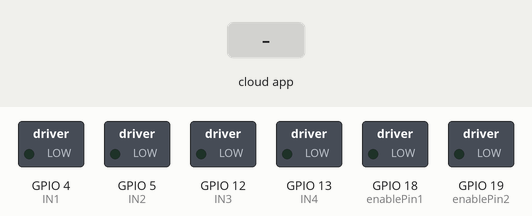
The sketch below on a simulated ESP32. Shown: switched loads named in the sketch (green lamp = pin HIGH). Inputs (shaded band) come from the test bench. Nothing arrives over Bluetooth unless stated; the RemoteXY app is connected.

Above: at 1.2 s.
1.3 s: the phone or cloud app sets button_01 to 1
At 1.8 s:
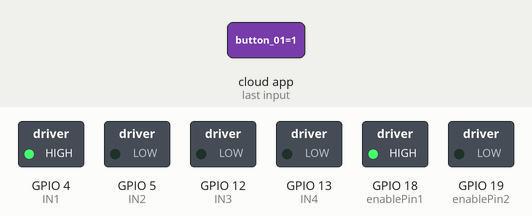
2.8 s: the phone or cloud app sets button_03 to 1
At 4.0 s:
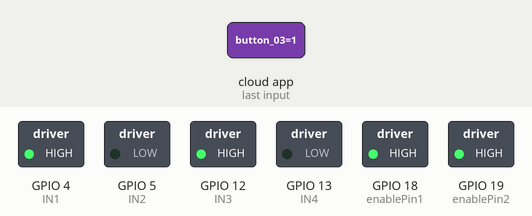
4.3 s: the phone or cloud app sets button_01 to 0
At 5.3 s:
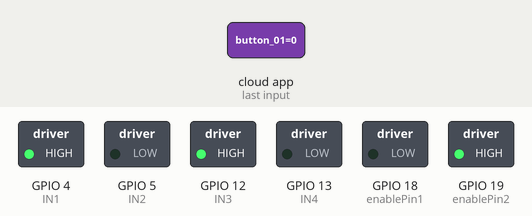
5.8 s: the phone or cloud app sets button_02 to 1
At 6.4 s:
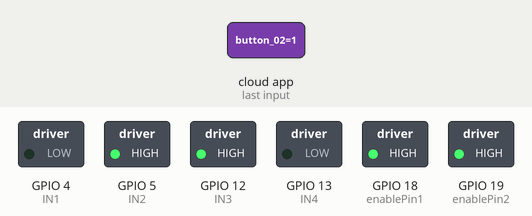
7.3 s: the phone or cloud app sets button_02 to 0
At 7.6 s:
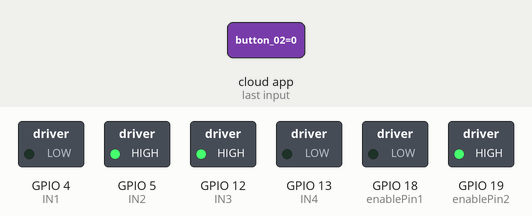
8.8 s: the phone or cloud app sets button_03 to 0
At 9.9 s:
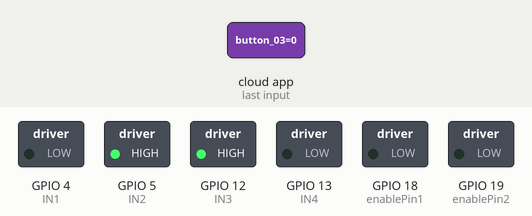
Timing chart, 0 to 11.3 s (numbered marks = the images above; inputs shaded):
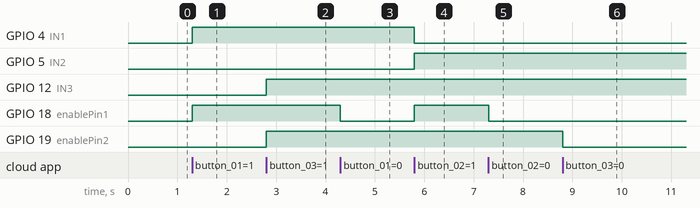

Measured:
- after the input at 1.3 s, GPIO 4 (IN1), GPIO 18 (enablePin1): LOW → HIGH at once
- after the input at 2.8 s, GPIO 12 (IN3), GPIO 19 (enablePin2): LOW → HIGH at once
- after the input at 4.3 s, GPIO 18 (enablePin1): HIGH → LOW at once
- after the input at 5.8 s, GPIO 4 (IN1): HIGH → LOW at once; GPIO 5 (IN2), GPIO 18 (enablePin1): LOW → HIGH at once
- after the input at 7.3 s, GPIO 18 (enablePin1): HIGH → LOW at once
- after the input at 8.8 s, GPIO 19 (enablePin2): HIGH → LOW at once

The sketch:

FINAL.ino
```cpp
#define REMOTEXY_MODE__ESP32CORE_BLUETOOTH
#include <BluetoothSerial.h>
#define REMOTEXY_BLUETOOTH_NAME "NATUS"
#include <RemoteXY.h>
#pragma pack(push, 1)
uint8_t RemoteXY_CONF[] =
  { 255,4,0,0,0,70,0,18,0,0,0,31,1,106,200,1,1,4,0,1,
  64,29,36,36,4,63,31,70,111,114,119,97,114,100,0,1,8,29,36,36,
  4,63,31,66,97,99,107,0,1,61,118,38,38,4,12,31,70,111,114,119,
  97,114,100,0,1,6,118,39,39,4,12,31,66,97,99,107,0 };
struct {
  uint8_t button_01;
  uint8_t button_02;
  uint8_t button_03;
  uint8_t button_04;
  uint8_t connect_flag;
} RemoteXY;
#pragma pack(pop)
const int IN1 = 4;
const int IN2 = 5;
const int IN3 = 12;
const int IN4 = 13;
const int enablePin1 = 18;
const int enablePin2 = 19;
bool motor1Active = false;
bool motor2Active = false;
BluetoothSerial SerialBT;
void setup()
{
  RemoteXY_Init ();
  pinMode(IN1, OUTPUT);
  pinMode(IN2, OUTPUT);
  pinMode(IN3, OUTPUT);
  pinMode(IN4, OUTPUT);
  pinMode(enablePin1, OUTPUT);
  pinMode(enablePin2, OUTPUT);
  SerialBT.begin("SOD'S NATUS");
}
void loop()
{
  RemoteXY_Handler ();
  if (RemoteXY.button_01 == 1) {
    motor1Active = true;
    digitalWrite(IN1, HIGH);
    digitalWrite(IN2, LOW);
  } else if (RemoteXY.button_02 == 1) {
    motor1Active = true;
    digitalWrite(IN1, LOW);
    digitalWrite(IN2, HIGH);
  } else {
    motor1Active = false;
  }
  if (RemoteXY.button_03 == 1) {
    motor2Active = true;
    digitalWrite(IN3, HIGH);
    digitalWrite(IN4, LOW);
  } else if (RemoteXY.button_04 == 1) {
    motor2Active = true;
    digitalWrite(IN3, LOW);
    digitalWrite(IN4, HIGH);
  } else {
    motor2Active = false;
  }
  digitalWrite(enablePin1, motor1Active);
  digitalWrite(enablePin2, motor2Active);
}
```
